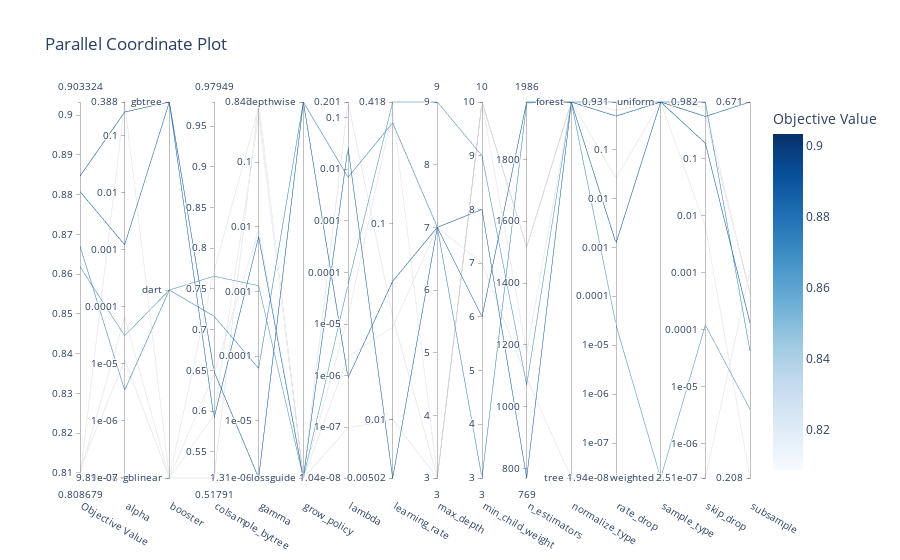

Notebook code cell kept with this figure:
### Code cell
fig = optuna.visualization.plot_parallel_coordinate(study)
fig.show()

### Figure 1 — Plotly figure (JSON) as saved in the notebook; plotly's stock layout.template omitted (floating-point values rounded to 4 significant figures)
{"data": [{"dimensions": [{"label": "Objective Value", "range": [0.8087, 0.9033], "values": [0.8098, 0.8619, 0.8847, 0.8671, 0.8808, 0.8097, 0.8109, 0.8087, 0.8935, 0.813, 0.8963, 0.8962, 0.9014, 0.9033, 0.9028]}, {"label": "alpha", "range": [-7.005, -0.4109], "ticktext": ["9.89e-08", "1e-07", "1e-06", "1e-05", "0.0001", "0.001", "0.01", "0.1", "0.388"], "tickvals": [-7.005, -7, -6, -5, -4, -3, -2, -1, -0.4109], "values": [-7.005, -4.509, -0.5869, -5.466, -2.915, -4.186, -4.94, -0.4109, -2.557, -4.919, -2.263, -2.032, -1.806, -1.453, -1.221]}, {"label": "booster", "range": [0, 2], "ticktext": ["gblinear", "dart", "gbtree"], "tickvals": [0, 1, 2], "values": [0, 1, 2, 1, 2, 0, 0, 0, 1, 0, 1, 1, 1, 1, 1]}, {"label": "colsample_bytree", "range": [0.5179, 0.9795], "values": [0.6457, 0.7656, 0.6489, 0.7165, 0.5912, 0.772, 0.5179, 0.595, 0.7079, 0.6361, 0.942, 0.9431, 0.9754, 0.9795, 0.8651]}, {"label": "gamma", "range": [-5.882, -0.07196], "ticktext": ["1.31e-06", "1e-05", "0.0001", "0.001", "0.01", "0.1", "0.847"], "tickvals": [-5.882, -5, -4, -3, -2, -1, -0.07196], "values": [-2.048, -2.911, -5.882, -4.188, -2.152, -0.1598, -0.07196, -0.2752, -0.377, -0.2404]}, {"label": "grow_policy", "range": [0, 1], "ticktext": ["lossguide", "depthwise"], "tickvals": [0, 1], "values": [0, 0, 1, 1, 0, 0, 0, 0, 0, 0]}, {"label": "lambda", "range": [-7.984, -0.696], "ticktext": ["1.04e-08", "1e-07", "1e-06", "1e-05", "0.0001", "0.001", "0.01", "0.1", "0.201"], "tickvals": [-7.984, -7, -6, -5, -4, -3, -2, -1, -0.696], "values": [-5.631, -4.238, -6.041, -2.155, -1.574, -7.013, -0.696, -4.857, -6.104, -2.049, -7.64, -7.984, -7.777, -7.882, -7.133]}, {"label": "learning_rate", "range": [-2.299, -0.3786], "ticktext": ["0.00502", "0.01", "0.1", "0.418"], "tickvals": [-2.299, -2, -1, -0.3786], "values": [-1.529, -0.3786, -1.294, -0.4854, -2.299, -2.001, -1.476, -0.4221, -2.189, -0.8558, -2.183, -2.25, -1.894, -1.865, -1.804]}, {"label": "max_depth", "range": [3, 9], "values": [7, 9, 7, 7, 7, 3, 3, 3, 3, 3]}, {"label": "min_child_weight", "range": [3, 10], "values": [7, 9, 6, 3, 8, 10, 10, 10, 10, 3]}, {"label": "n_estimators", "range": [769, 1986], "values": [1092, 1070, 1986, 1983, 769, 1516, 1517, 1175, 1917, 1419, 1795, 1815, 1701, 1687, 1682]}, {"label": "normalize_type", "range": [0, 1], "ticktext": ["tree", "forest"], "tickvals": [0, 1], "values": [0, 1, 1, 1, 1, 1, 1, 1]}, {"label": "rate_drop", "range": [-7.712, -0.03089], "ticktext": ["1.94e-08", "1e-07", "1e-06", "1e-05", "0.0001", "0.001", "0.01", "0.1", "0.931"], "tickvals": [-7.712, -7, -6, -5, -4, -3, -2, -1, -0.03089], "values": [-7.712, -4.587, -2.912, -0.03089, -0.3201, -0.1985, -0.303, -1.587]}, {"label": "sample_type", "range": [0, 1], "ticktext": ["weighted", "uniform"], "tickvals": [0, 1], "values": [0, 0, 1, 1, 1, 1, 1, 1]}, {"label": "skip_drop", "range": [-6.601, -0.007773], "ticktext": ["2.51e-07", "1e-06", "1e-05", "0.0001", "0.001", "0.01", "0.1", "0.982"], "tickvals": [-6.601, -6, -5, -4, -3, -2, -1, -0.007773], "values": [-6.601, -3.919, -0.7307, -0.007773, -0.261, -0.09882, -0.2539, -2.19]}, {"label": "subsample", "range": [-0.6815, -0.1731], "ticktext": ["0.208", "0.671"], "tickvals": [-0.6815, -0.1731], "values": [-0.4015, -0.5885, -0.472, -0.5098, -0.1731, -0.4324, -0.4307, -0.6815, -0.5556, -0.5801, -0.2845, -0.282, -0.2486, -0.2635, -0.1805]}], "labelangle": 30, "labelside": "bottom", "line": {"color": [0.8098, 0.8619, 0.8847, 0.8671, 0.8808, 0.8097, 0.8109, 0.8087, 0.8935, 0.813, 0.8963, 0.8962, 0.9014, 0.9033, 0.9028], "colorbar": {"title": {"text": "Objective Value"}}, "colorscale": [[0, "rgb(247,251,255)"], [0.125, "rgb(222,235,247)"], [0.25, "rgb(198,219,239)"], [0.375, "rgb(158,202,225)"], [0.5, "rgb(107,174,214)"], [0.625, "rgb(66,146,198)"], [0.75, "rgb(33,113,181)"], [0.875, "rgb(8,81,156)"], [1, "rgb(8,48,107)"]], "reversescale": false, "showscale": true}, "type": "parcoords"}], "layout": {"title": {"text": "Parallel Coordinate Plot"}}}
